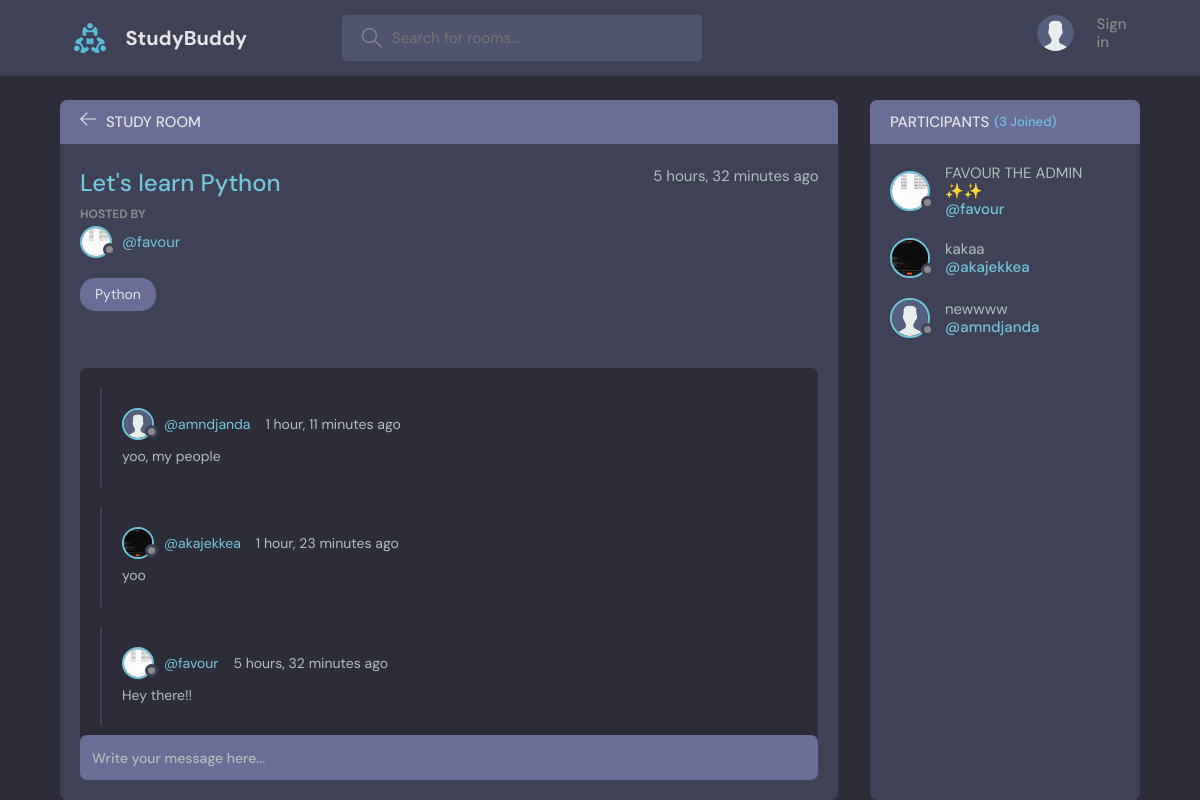
/room/2/, run on an earlier commit of the app's database.
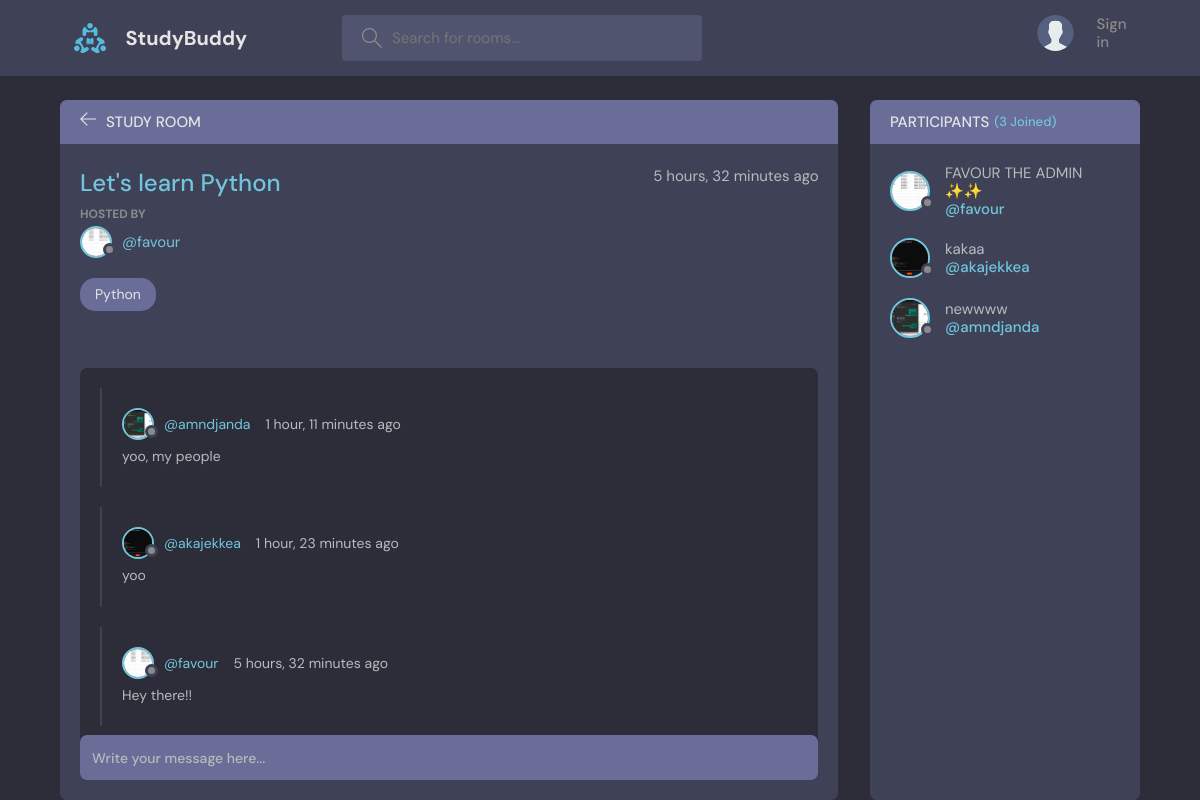
And on a later commit of the database.
### base/models.py (models this page shows, shortened)
class Message(models.Model):
  user = models.ForeignKey(User, on_delete=models.CASCADE)
  room = models.ForeignKey(Room, on_delete=models.CASCADE)
  body = models.TextField()
  updated = models.DateTimeField(auto_now=True)
  created = models.DateTimeField(auto_now_add=True)
  class Meta:
    ordering = ['-updated', '-created']

class User(AbstractUser):
  name = models.CharField(max_length=200, null=True)
  email = models.EmailField(null=True, unique=True)
  bio = models.TextField(null=True)
  avatar = models.ImageField(null=True, default="avatar.svg")
  USERNAME_FIELD = 'email'
  REQUIRED_FIELDS = []

### base/views.py (the view, shortened to what this page needs)
# urls.py: path('room/<str:pk>/', views.room, name='room'),
def room(request, pk):
  room = Room.objects.get(id=pk)
  room_messages = room.message_set.all()
  participants = room.participants.all()
  context = {'room': room, 'room_messages': room_messages, 'participants': participants}
  return render(request, 'base/room.html', context)

### base/models.py (called while the page is built)
  def __str__(self):
    return self.name

### base/templates/base/room.html (shortened to what this page needs)
{% extends 'main.html' %} {% block content %}
<main class="profile-page layout layout--2">
  <div class="container">
    <div class="room">
      <div class="room__top">
        <div class="room__topLeft">
          <a href="{% url 'home' %}">
            <svg
              version="1.1"
              xmlns="http://www.w3.org/2000/svg"
              width="32"
              height="32"
              viewBox="0 0 32 32"
            >
              <title>arrow-left</title>
              <path
                d="M13.723 2.286l-13.723 13.714 13.719 13.714 1.616-1.611-10.96-10.96h27.625v-2.286h-27.625l10.965-10.965-1.616-1.607z"
              ></path>
            </svg>
          </a>
          <h3>Study Room</h3>
        </div>
      </div>
      <div class="room__box scroll">
        <div class="room__header scroll">
          <div class="room__info">
            <h3>{{room.name}}</h3>
            <span>{{room.created|timesince}} ago</span>
          </div>
          <div class="room__hosted">
            <p>Hosted By</p>
            <a
              href="{% url 'user-profile' room.host.id %}"
              class="room__author"
            >
              <div class="avatar avatar--small">
                <img src="{{room.host.avatar.url}}" />
              </div>
              <span>@{{room.host.username}}</span>
            </a>
          </div>
          <span class="room__topics">{{room.topic}}</span>
        </div>
        <div class="room__conversation">
          <div class="threads scroll">
            {% for message in room_messages %}
            <div class="thread">
              <div class="thread__top">
                <div class="thread__author">
                  <a
                    href="{% url 'user-profile' message.user.id %}"
                    class="thread__authorInfo"
                  >
                    <div class="avatar avatar--small">
                      <img src="{{message.user.avatar.url}}" />
                    </div>
                    <span>@{{message.user.username}}</span>
                  </a>
                  <span class="thread__date"
                    >{{message.created|timesince}} ago</span
                  >
                </div>
              </div>
              <div class="thread__details">{{message.body}}</div>
            </div>
            {% endfor %}
          </div>
        </div>
      </div>
      <div class="room__message">
        <form action="" method="POST">
          <input name="body" placeholder="Write your message here..." />
        </form>
      </div>
    </div>
    <div class="participants">
      <h3 class="participants__top">
        Participants <span>({{participants.count}} Joined)</span>
      </h3>
      <div class="participants__list scroll">
        {% for user in participants %}
        <a href="{%  url 'user-profile' user.id %}" class="participant">
          <div class="avatar avatar--medium">
            <img src="{{user.avatar.url}}" />
          </div>
          <p>
            {{user.name}}
            <span>@{{user.username}}</span>
          </p>
        </a>
        {% endfor %}
      </div>
    </div>
  </div>
</main>
{% endblock content %}

What changed in the data, as far as the page shows it:
changed through a linked row, Message "1 hour, 11 minutes": user.avatar: picture added in place of a placeholder
changed User "newwww": avatar: picture added in place of a placeholder
